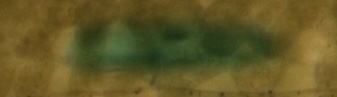
#> input picture src2/base.png, 337 x 97 px
$ python FFT.py   (Python 2 division)
#> lines starting #> are read from the running program, lines starting #| are printed output that depends on the picture
import Image
import numpy
import sys
import time
import os

start = time.clock()
def main(img1, img2):

    img2 = img2.resize((50, 200))
    img1 = img1.resize((50, 200))
    if img1.size != img2.size or img1.getbands() != img2.getbands():
        return -1
    s = 0
    for band_index, band in enumerate(img1.getbands()):
        m1 = numpy.array([p[band_index] for p in img1.getdata()]).reshape(*img1.size)
        m2 = numpy.array([p[band_index] for p in img2.getdata()]).reshape(*img2.size)
        s += numpy.sum(numpy.abs(m1-m2))
    print s

img1 = Image.open('base.png')
#> img1 is the input picture: PIL image 337x97 RGB; mean R, G, B 97.7, 88.1, 37.6
img2 = Image.open('image2.png')
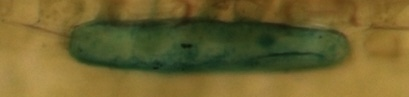
#> input picture src2/image2.png, 409 x 97 px
#> img2 is the input picture: PIL image 409x97 RGB; mean R, G, B 110.6, 98.2, 46.3
main(img1, img2)
#> in main, `img2 = img2.resize((50, 200))`:
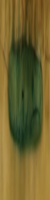
#> img2: PIL image 50x200 RGB; mean R, G, B 110.6, 98.2, 46.3
#> in main, `img1 = img1.resize((50, 200))`:
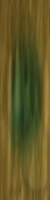
#> img1: PIL image 50x200 RGB; mean R, G, B 97.7, 88.1, 37.6
#> the loop in main, `for band_index, band in enumerate(img1.getbands()):` made 3 passes
#> (band, s) on passes 1 to 3: ('R', 256304), ('G', 458096), ('B', 595650)
#> pass 1, in main, `m1 = numpy.array([p[band_index] for p in img1.getdata()]).reshape(*img..`:
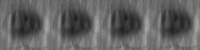
#> m1: shape (50, 200) int64; min 30, max 169, mean 97.7
#> pass 1, in main, `m2 = numpy.array([p[band_index] for p in img2.getdata()]).reshape(*img..`:
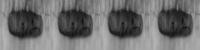
#> m2: shape (50, 200) int64; min 19, max 180, mean 110.6
#> pass 2, in main, `m1 = numpy.array([p[band_index] for p in img1.getdata()]).reshape(*img..`:
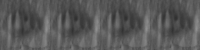
#> m1: shape (50, 200) int64; min 49, max 143, mean 88.1
#> pass 2, in main, `m2 = numpy.array([p[band_index] for p in img2.getdata()]).reshape(*img..`:
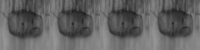
#> m2: shape (50, 200) int64; min 29, max 149, mean 98.2
#> after the loop in main, `for band_index, band in enumerate(img1.getbands()):`: s = 595650
#| 595650

# [26 lines of commented-out code are left out]
